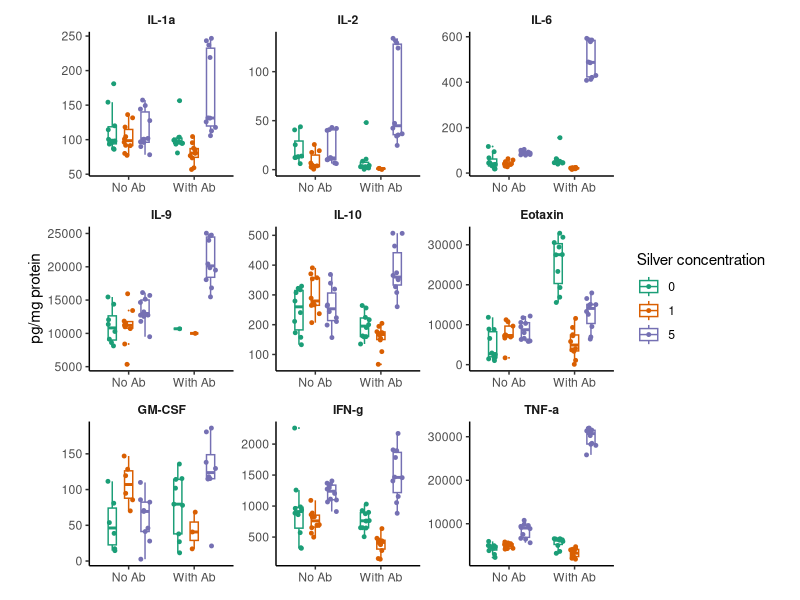
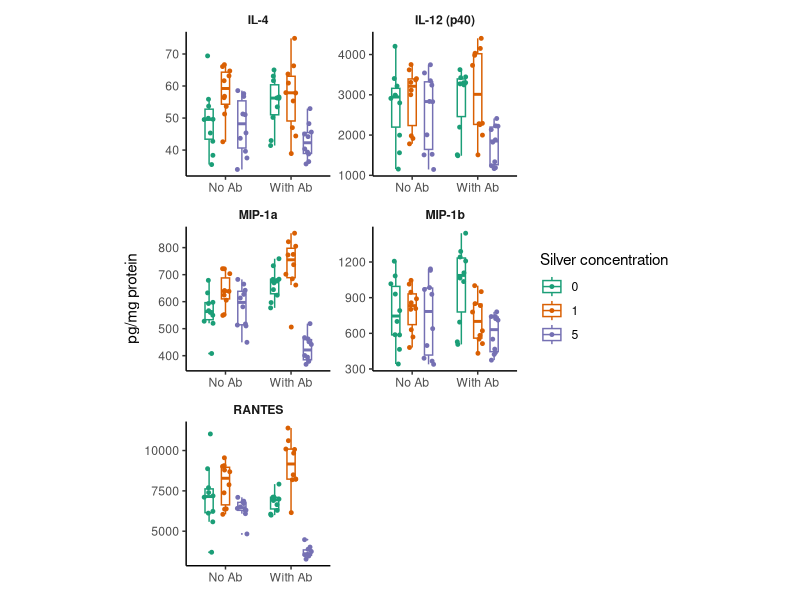
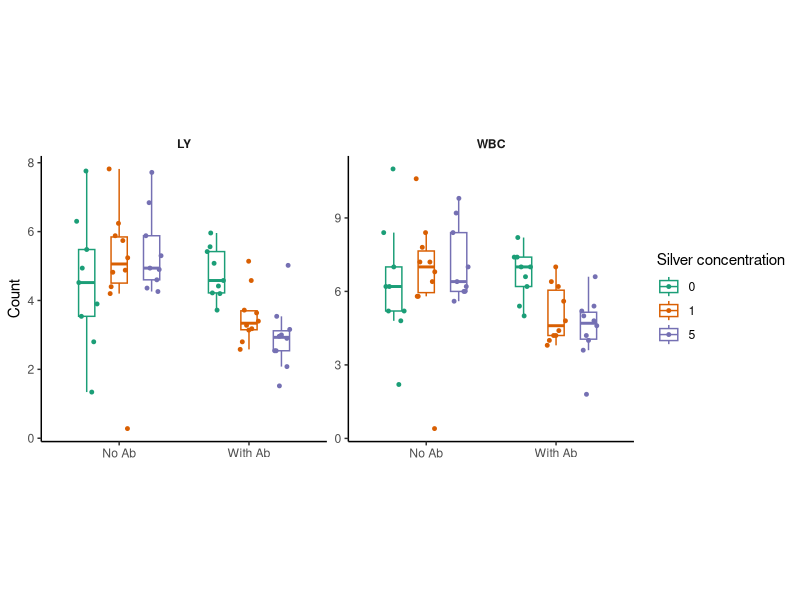

Generate these figures, in order, with R:
# Hematology and Cytokine Results
library(tidyverse)
library(ggplot2)

cytokines <- read.table("./2015-002_Cytokine_data_final.txt", header=T, sep="\t", check.names = F)
cytokines$`IL-9`[45] <- 10000 # dummy for scales - to be hidden.
cytokines$Treatment <- factor(cytokines$Treatment, levels=c("Control", "Ag10","Ag50"))
cytokines.long <- pivot_longer(cytokines, cols=5:ncol(cytokines), names_to="Cytokine", values_to="concentration")
cytokines.long$Cytokine <- factor(cytokines.long$Cytokine, levels=colnames(cytokines)[5:ncol(cytokines)])

cytokines.up <- cytokines.long %>%
  dplyr::filter(Cytokine %in% c("IL-1a","IL-2","IL-6","IL-9","IL-10","Eotaxin","GM-CSF","IFN-g","TNF-a"))

cytokines.down <- cytokines.long %>%
  dplyr::filter(Cytokine %in% c("IL-4","IL-12 (p40)","MIP-1a","MIP-1b","RANTES"))


pdf(file="cytokines.pdf", width=9, height=5)
ggplot(cytokines.up, aes(x=Ab, y=concentration, color=Treatment)) +
  facet_wrap(~Cytokine, scales = "free", ncol=3) +
  geom_boxplot(position=position_dodge2(padding=0.5), fill="white", outlier.size = 0) +
  geom_point(position=position_jitterdodge(), size=1) +
  scale_colour_brewer(palette = "Dark2",
                      name="Silver concentration",
                      labels = c("0", "1", "5")) +
  theme_classic() +
  theme(strip.background = element_blank(),
        strip.text = element_text(face="bold"),
        aspect.ratio = 1) +
  xlab(element_blank()) +
  ylab("pg/mg protein")

ggplot(cytokines.down, aes(x=Ab, y=concentration, color=Treatment)) +
  facet_wrap(~Cytokine, scales = "free", ncol=2) +
  geom_boxplot(position=position_dodge2(padding=0.5), fill="white", outlier.size = 0) +
  geom_point(position=position_jitterdodge(), size=1) +
  scale_colour_brewer(palette = "Dark2",
                      name="Silver concentration",
                      labels = c("0", "1", "5")) +
  theme_classic() +
  theme(strip.background = element_blank(),
        strip.text = element_text(face="bold"),
        aspect.ratio = 1) +
  xlab(element_blank()) +
  ylab("pg/mg protein")
dev.off()


blood <- read.table("./HaematologySummary.txt", header=T, sep="\t", check.names = F)
blood$Silver <- factor(blood$Silver, levels=c("Control", "Ag10","Ag50"))
blood.long <- pivot_longer(blood, cols=4:ncol(blood), names_to="Marker", values_to="Count")

blood.plot <- blood.long %>%
  dplyr::filter(Marker %in% c("WBC", "LY"))

pdf(file="blood.pdf", width=5, height=5)
ggplot(blood.plot, aes(x=Antibiotics, y=Count, color=Silver)) +
  facet_wrap(~Marker, scales = "free", ncol=2) +
  geom_boxplot(position=position_dodge2(padding=0.5), fill="white", outlier.size = 0, outlier.colour = "white") +
  geom_point(position=position_jitterdodge(), size=1) +
  scale_colour_brewer(palette = "Dark2",
                      name="Silver concentration",
                      labels = c("0", "1", "5")) +
  theme_classic() +
  theme(strip.background = element_blank(),
        strip.text = element_text(face="bold"),
        aspect.ratio = 1) +
  xlab(element_blank()) +
  ylab("Count")
dev.off()